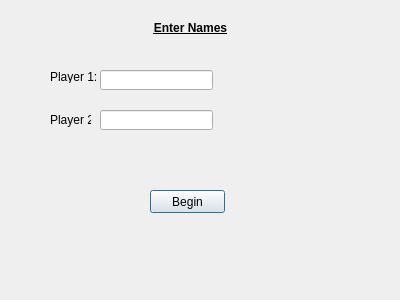
<?xml version="1.0" encoding="UTF-8"?>
<ui version="4.0">
 <class>DialogNames</class>
 <widget class="QDialog" name="DialogNames">
  <property name="geometry">
   <rect>
    <x>0</x>
    <y>0</y>
    <width>400</width>
    <height>300</height>
   </rect>
  </property>
  <property name="windowTitle">
   <string>Dialog</string>
  </property>
  <widget class="QLabel" name="label">
   <property name="geometry">
    <rect>
     <x>110</x>
     <y>20</y>
     <width>161</width>
     <height>16</height>
    </rect>
   </property>
   <property name="font">
    <font>
     <weight>75</weight>
     <bold>true</bold>
     <underline>true</underline>
    </font>
   </property>
   <property name="text">
    <string>Enter Names</string>
   </property>
   <property name="alignment">
    <set>Qt::AlignCenter</set>
   </property>
  </widget>
  <widget class="QLabel" name="label_2">
   <property name="geometry">
    <rect>
     <x>50</x>
     <y>70</y>
     <width>47</width>
     <height>13</height>
    </rect>
   </property>
   <property name="text">
    <string>Player 1:</string>
   </property>
  </widget>
  <widget class="QLineEdit" name="lineEdit">
   <property name="geometry">
    <rect>
     <x>100</x>
     <y>70</y>
     <width>113</width>
     <height>20</height>
    </rect>
   </property>
  </widget>
  <widget class="QLineEdit" name="lineEdit_2">
   <property name="geometry">
    <rect>
     <x>100</x>
     <y>110</y>
     <width>113</width>
     <height>20</height>
    </rect>
   </property>
  </widget>
  <widget class="QLabel" name="label_3">
   <property name="geometry">
    <rect>
     <x>50</x>
     <y>110</y>
     <width>41</width>
     <height>20</height>
    </rect>
   </property>
   <property name="text">
    <string>Player 2:</string>
   </property>
  </widget>
  <widget class="QPushButton" name="pushButton">
   <property name="geometry">
    <rect>
     <x>150</x>
     <y>190</y>
     <width>75</width>
     <height>23</height>
    </rect>
   </property>
   <property name="text">
    <string>Begin</string>
   </property>
  </widget>
 </widget>
 <resources/>
 <connections/>
</ui>
